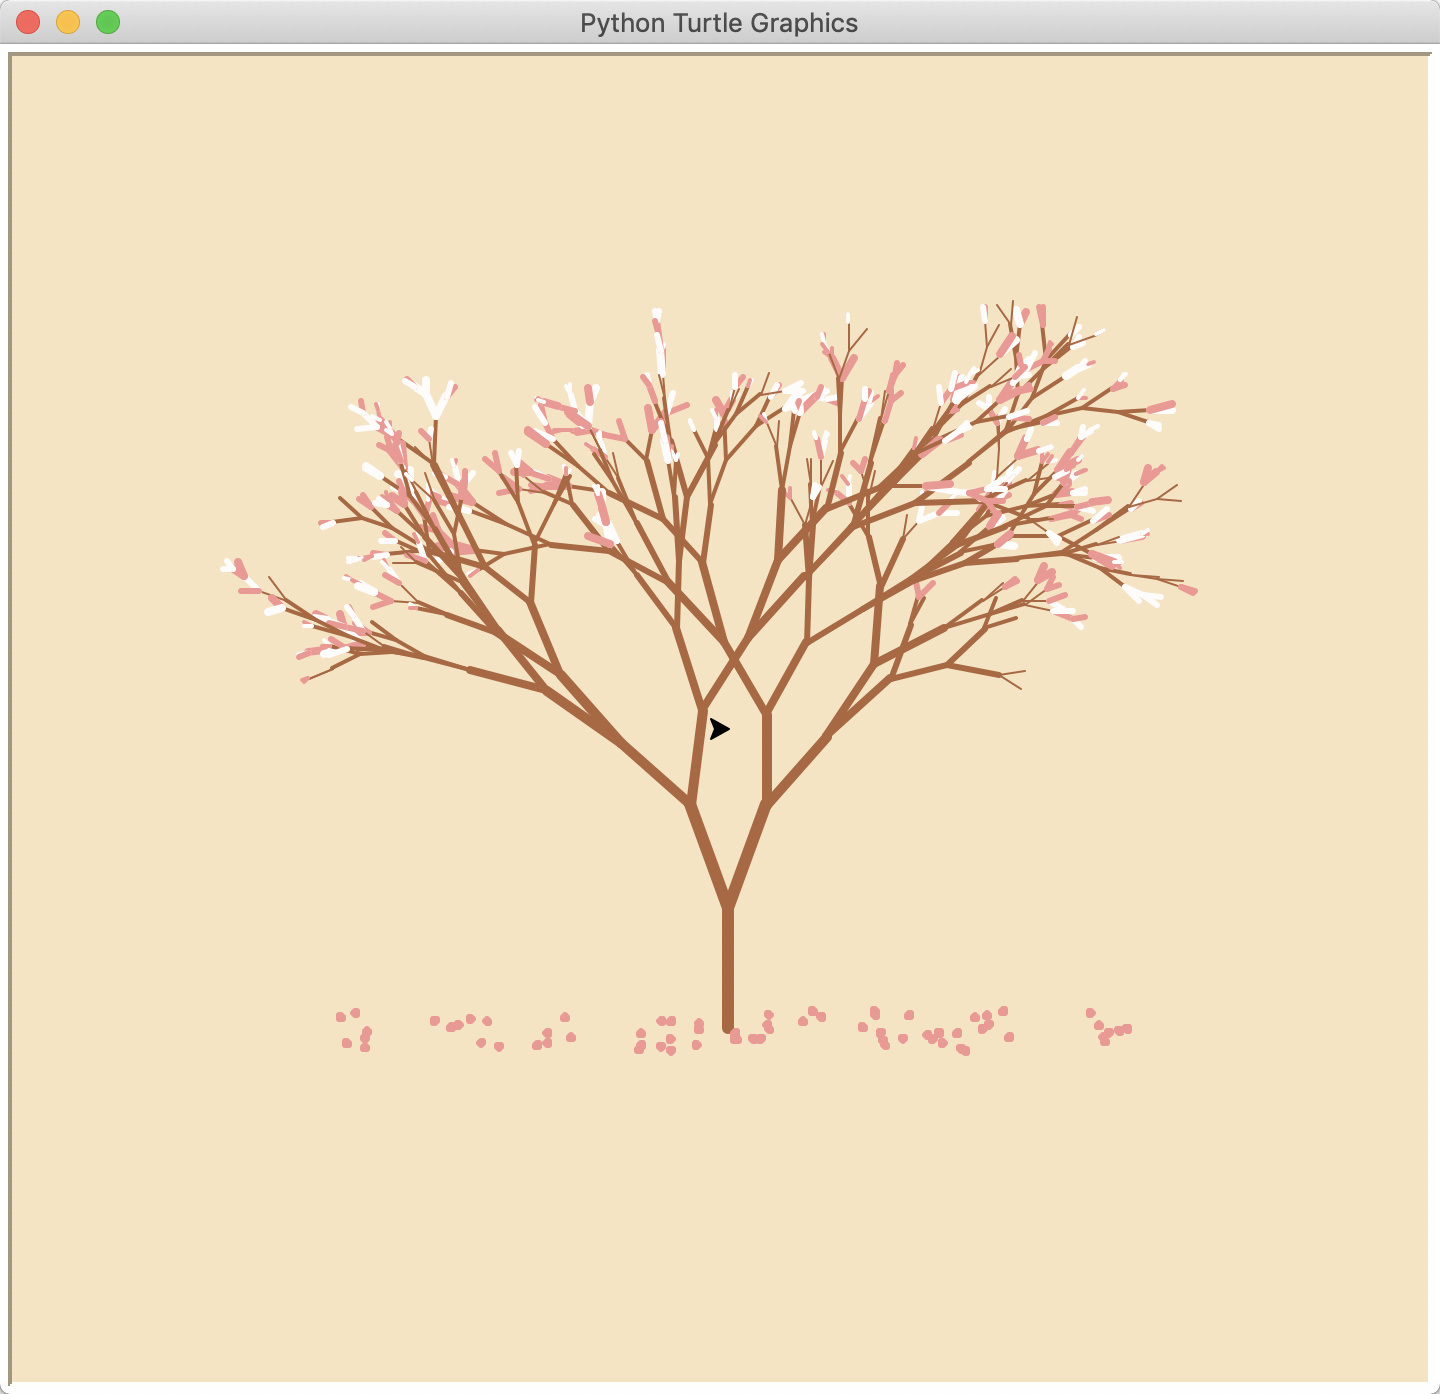

Generate this figure with Python:
#!/usr/bin/env python
# coding=utf-8
# 画一棵樱花
 
 
import turtle
import random
from turtle import *
from time import sleep
 
 
# 画樱花的躯干(60,t)
def tree(branchLen,t):
    sleep(0.0005)
    if branchLen >3:
        if 8<= branchLen <=12:
            if random.randint(0,2) == 0:
                t.color('snow') # 白
            else:
                t.color('lightcoral') # 淡珊瑚色
            t.pensize(branchLen / 3)
        elif branchLen <8:
            if random.randint(0,1) == 0:
                t.color('snow')
            else:
                t.color('lightcoral') # 淡珊瑚色
            t.pensize(branchLen / 2)
        else:
            t.color('sienna') # 赭(zhě)色
            t.pensize(branchLen / 10) # 6
        t.forward(branchLen)
        a = 1.5 * random.random()
        t.right(20*a)
        b = 1.5 * random.random()
        tree(branchLen-10*b, t)
        t.left(40*a)
        tree(branchLen-10*b, t)
        t.right(20*a)
        t.up()
        t.backward(branchLen)
        t.down()
 
# 掉落的花瓣
def petal(m, t):
    for i in range(m):
        a = 200 - 400 * random.random()
        b = 10 - 20 * random.random()
        t.up()
        t.forward(b)
        t.left(90)
        t.forward(a)
        t.down()
        t.color('lightcoral') # 淡珊瑚色
        t.circle(1)
        t.up()
        t.backward(a)
        t.right(90)
        t.backward(b)
 
def main():
    # 绘图区域
    t = turtle.Turtle()
    # 画布大小
    w = turtle.Screen()
    t.hideturtle() # 隐藏画笔
    getscreen().tracer(5,0)
    w.screensize(bg='wheat') # wheat小麦
    t.left(90)
    t.up()
    t.backward(150)
    t.down()
    t.color('sienna')
 
    # 画樱花的躯干
    tree(60,t)
    # 掉落的花瓣
    petal(200, t)
    w.exitonclick()
 
main()
